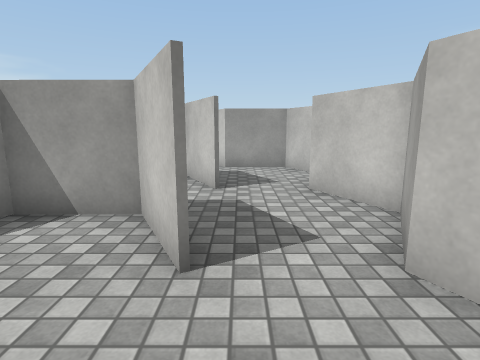
View 1 (above)

24 first-person views from a walk through a 3-D level made in the Unity game engine. The camera is 1.3 m above the floor, tilts 10° down and sees 80° across. The floor is counted in squares, 1 m on a side. Each view is taken from the middle of a square. On the plan, view 1 faces up. The plan holds only what a view shows up to about 13 squares ahead; the rest is blank. The place goes on beyond the plan. The player character is not drawn. Surface patterns are stand-ins for the level's own textures.

View 2
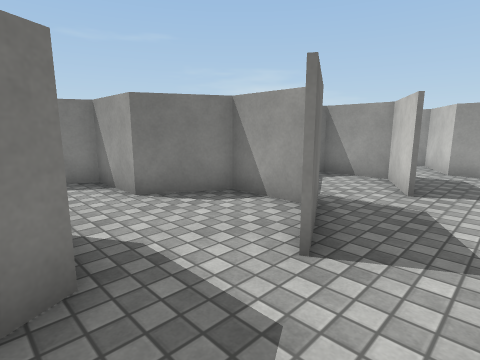

View 3
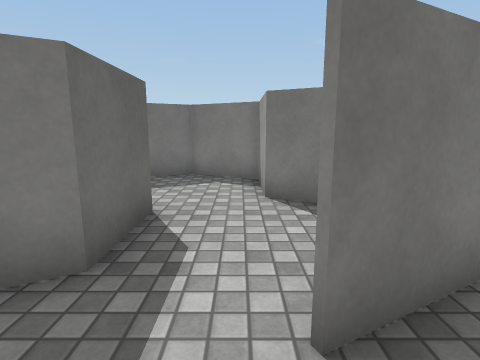

View 4
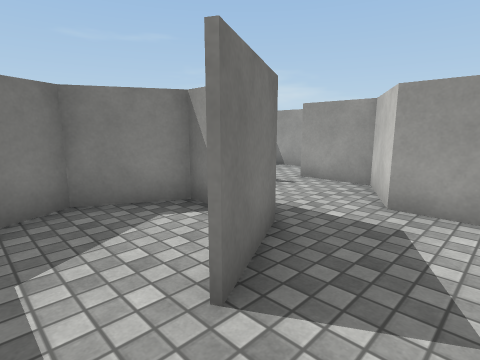

View 5
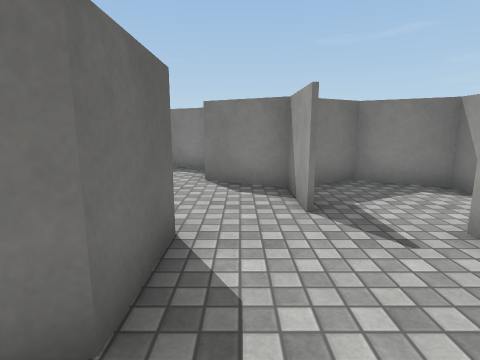

View 6
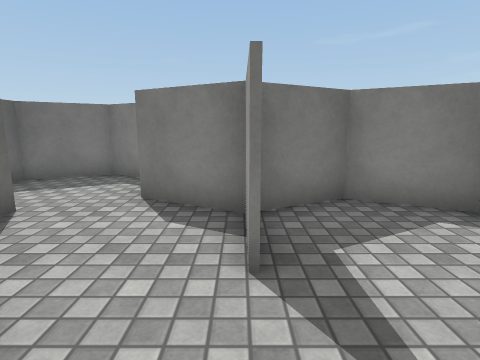

View 7
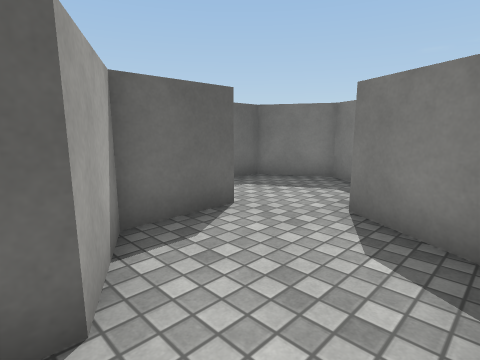

View 8
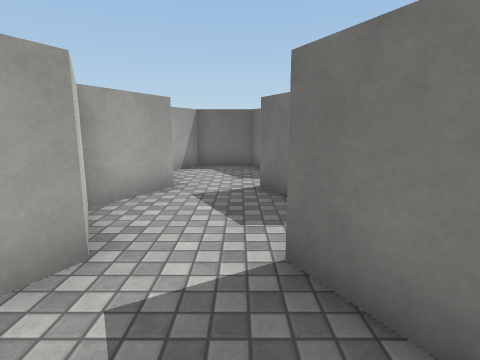

View 9
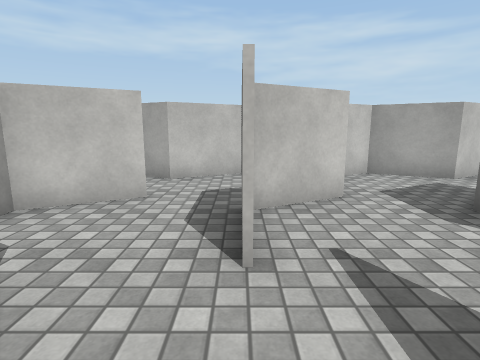

View 10
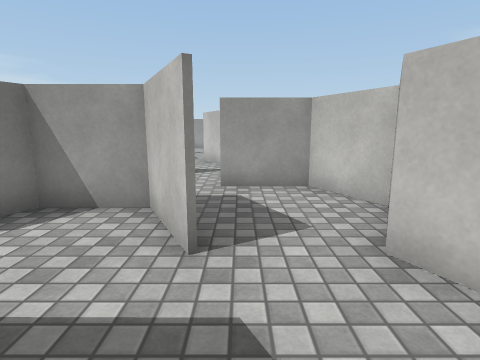

View 11
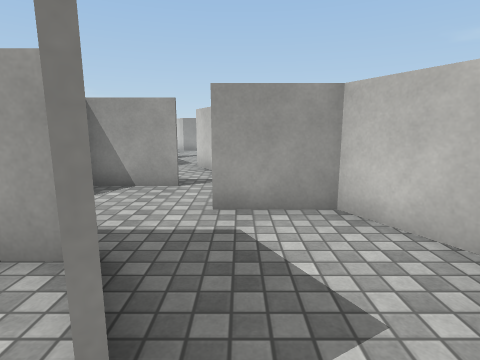

View 12
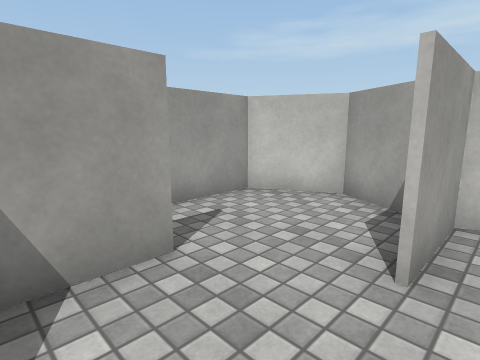

View 13
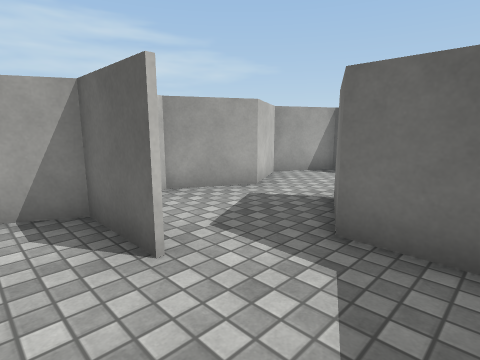

View 14
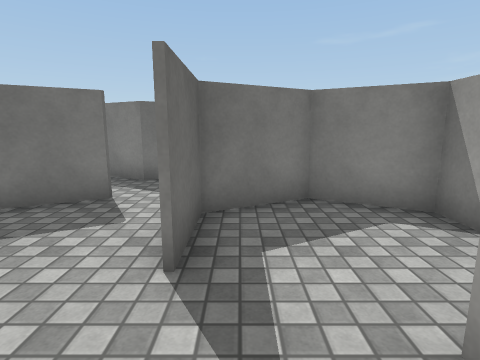

View 15
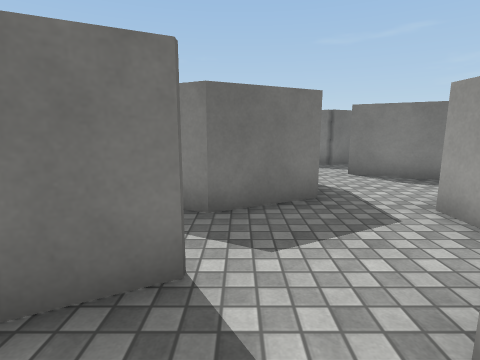

View 16
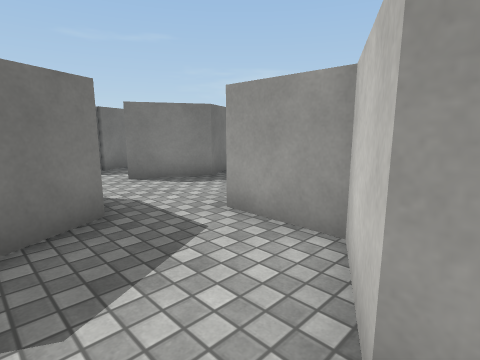

View 17
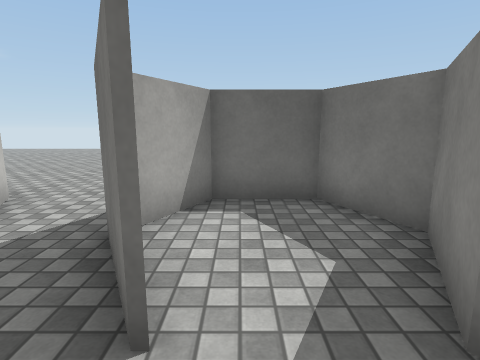

View 18
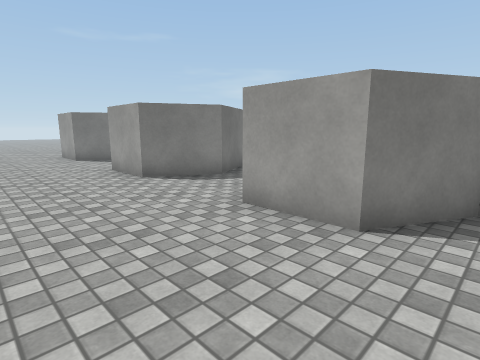

View 19
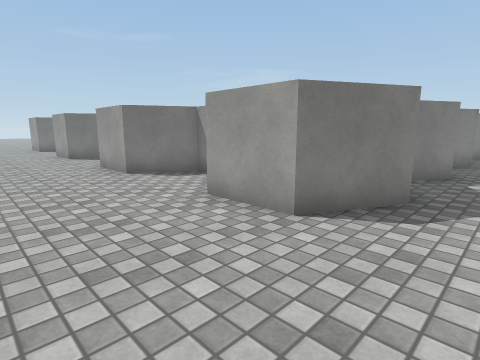

View 20
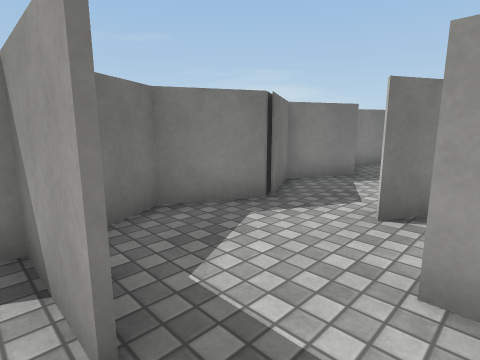

View 21
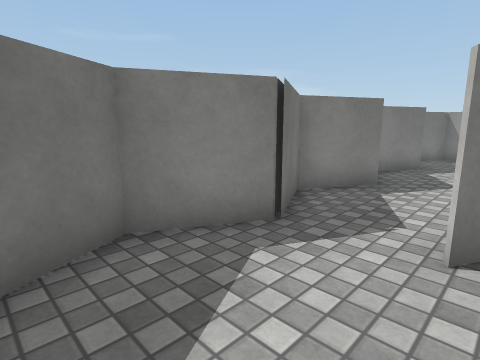

View 22
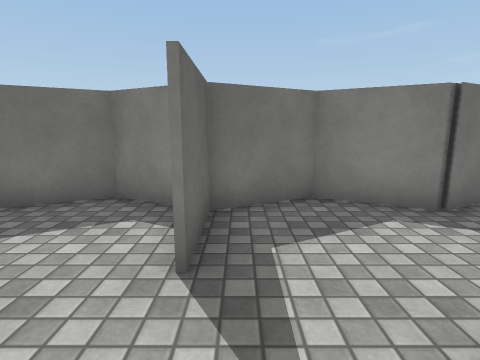

View 23
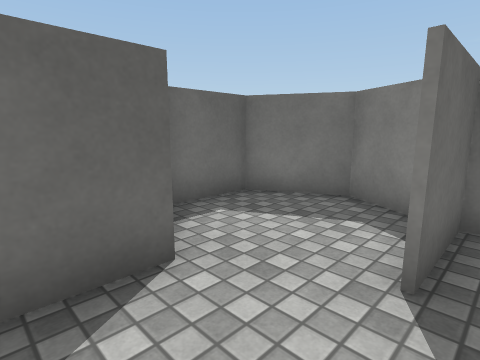

View 24
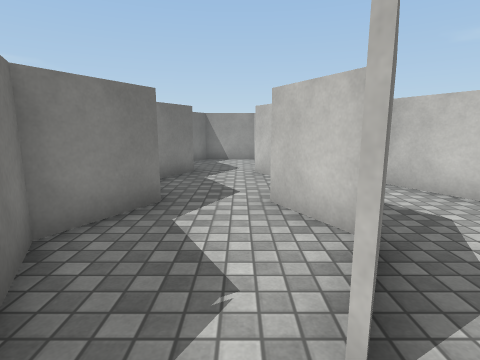

### Floor plan
Key: @ floor where view 1 was taken; # wall or solid block; . floor; = window, fence, low wall or low ledge.
Columns run from 19 left of view 1 to 4 right of it. Each row starts with its distance up from view 1.
 23                  .#
 22                  .#
 21                  ..###
 20                 ##...#
 19                 .....#
 18 ####            ...###
 17 #..             .....#
 16  ..            ####..#
 15  ..            #..#..#
 14 #..         ### ..#..#
 13 #..#        #........#
 12 #..         #...###..#
 11 #..         #.....#..#
 10 #..#        ###...####.
  9 #..#        #........#.
  8 #..##    ####..####..#.
  7 #..#.    #.....#..#..#.
  6 #.....####...###.....#.
  5 #...===..##....#.....#.
  4 #.... #...##.. ####..#.
  3 #==...#......###..#..#.
  2 #.... #..#..#=.......#.
  1 #...###..#..#...###..#..
  0 #..##.#..#..#..#=.#@.#..
 -1 ####..####..####..####..
 -2  .......................
 -3  .......................
 -4  ......................
 -5           ............ .

Positions as (right, up) in squares from view 1, and headings:
1: (0, 0), facing up
2: (1, 0), facing up-left
3: (1, 2), facing left
4: (1, 5), facing up-left
5: (0, 9), facing left
6: (-2, 10), facing left
7: (-3, 10), facing down-left
8: (0, 9), facing down
9: (-6, 12), facing right
10: (0, 11), facing up
11: (0, 13), facing up
12: (-3, 17), facing up-right
13: (-3, 19), facing down-right
14: (-5, 5), facing left
15: (-8, 3), facing left
16: (-9, 3), facing up-left
17: (-11, 4), facing down
18: (-3, -5), facing up-left
19: (4, -5), facing up-left
20: (-15, 2), facing up-left
21: (-16, 3), facing up-left
22: (-14, 3), facing left
23: (-14, 3), facing down-left
24: (-17, 5), facing up
